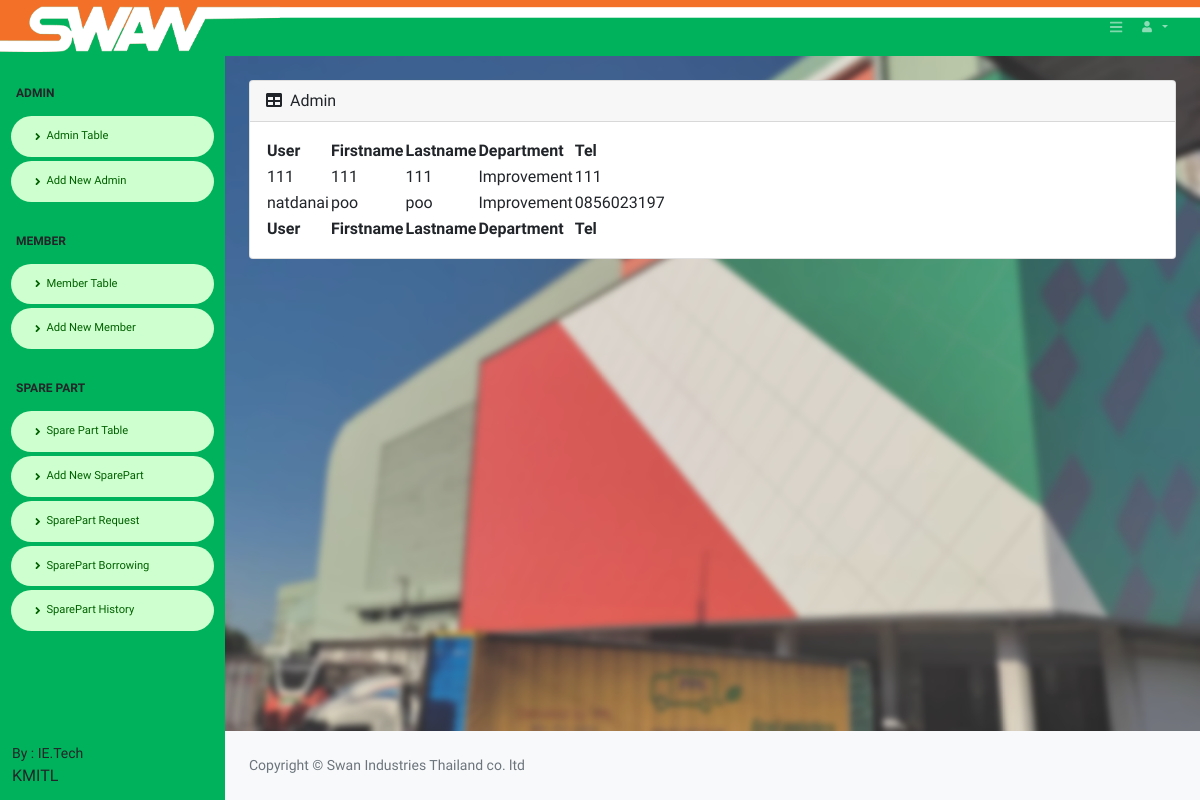
The app's page /admin_table_admin.php (signed in) with its own data.
### tables this page shows
CREATE TABLE `tbl_admin_member` (
  `a_id` int(11) NOT NULL,
  `a_user` varchar(20) NOT NULL,
  `a_pass` varchar(20) NOT NULL,
  `a_nameF` varchar(100) NOT NULL,
  `a_nameL` varchar(100) NOT NULL,
  `a_department` varchar(100) NOT NULL,
  `a_tel` varchar(100) NOT NULL,
  `datesave` timestamp NOT NULL DEFAULT current_timestamp()
);

### admin_table_admin.php (the view, shortened to what this page needs)
<!DOCTYPE html>
<html lang="en">
<?php include('h_admin.php'); ?>
<body class="sb-nav-fixed">
    <?php include('condb.php');
    ?>
    <?php include('nav_admin.php'); ?>
    <?php
    $query = "SELECT * FROM tbl_admin_member ORDER BY a_id ASC" or die("Error:" . mysqli_error());
    $result = mysqli_query($con, $query);
    $row_am = mysqli_fetch_assoc($result);
    ?>
    <div id="layoutSidenav_content">
        <main>
            <br>
            <div class="container-fluid px-4">
                <div class="card mb-4">
                    <div class="card-header">
                        <i class="fas fa-table me-1"></i>
                        Admin
                    </div>
                    <div class="card-body">
                        <table id="datatablesSimple">
                            <thead>
                                <tr>
                                    <th>User</th>
                                    <th>Firstname</th>
                                    <th>Lastname</th>
                                    <th>Department</th>
                                    <th>Tel</th>
                                </tr>
                            </thead>
                            <tfoot>
                                <tr>
                                    <th>User</th>
                                    <th>Firstname</th>
                                    <th>Lastname</th>
                                    <th>Department</th>
                                    <th>Tel</th>
                                </tr>
                            </tfoot>
                            <tbody>
                                <?php do { ?>
                                    <tr>
                                        <td><?php echo $row_am['a_user']; ?></td>
                                        <td><?php echo $row_am['a_nameF']; ?></td>
                                        <td><?php echo $row_am['a_nameL']; ?></td>
                                        <td><?php echo $row_am['a_department']; ?></td>
                                        <td><?php echo $row_am['a_tel']; ?></td>
                                    </tr>
                                <?php } while ($row_am =  mysqli_fetch_assoc($result)); ?>
                            </tbody>
                        </table>
                    </div>
                </div>
            </div>
        </main>
        <?php include('footer.php'); ?>
    </div>
    </div>
</body>
</html>

### css/color.css (style rules this page uses)
body { font-family: 'Varela Round', sans-serif; }

### records on screen
tbl_admin_member: a_user "111", a_nameF "111", a_nameL "111", a_department "Improvement", a_tel "111"
tbl_admin_member: a_user "natdanai", a_nameF "poo", a_nameL "poo", a_department "Improvement", a_tel "0856023197"
